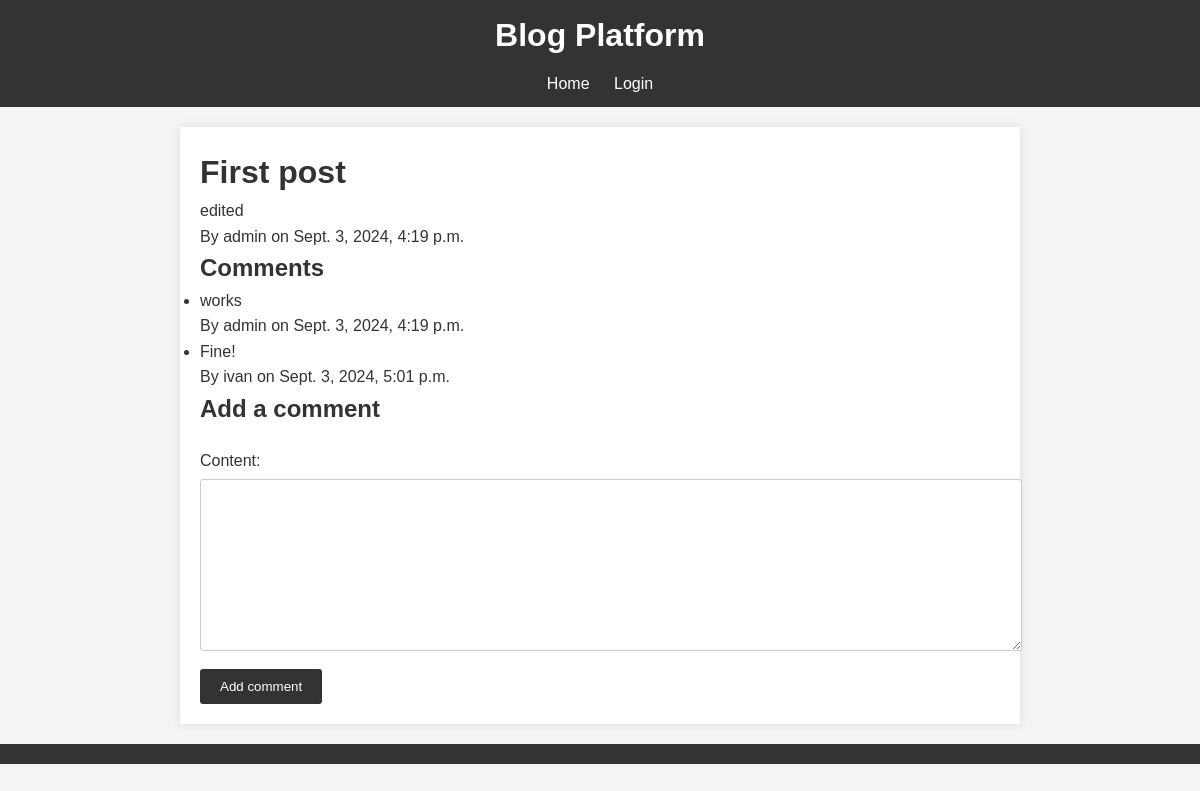
The app's page /post/1/ with its own data.
### blog/models.py (models this page shows, shortened)
class Post(models.Model):
    title = models.CharField(max_length=200)
    content = models.TextField()
    author = models.ForeignKey(User, on_delete=models.CASCADE)
    created_at = models.DateTimeField(auto_now_add=True)
    update_at = models.DateTimeField(auto_now=True)
    catagories = models.ManyToManyField(Category)
    tags =  models.ManyToManyField(Tag)

class Comment(models.Model):
    post = models.ForeignKey(Post, on_delete=models.CASCADE, related_name="comments")
    author = models.ForeignKey(User, on_delete=models.CASCADE)
    content = models.TextField()
    created_at = models.DateTimeField(auto_now_add=True)

### blog/views.py (the view)
# urls.py: path("post/<int:pk>/", views.post_detail, name="post_detail"),
def post_detail(request, pk):
    post = get_object_or_404(Post, pk=pk)
    if request.method == "POST":
        form = CommentForm(request.POST)
        if form.is_valid():
            comment = form.save(commit=False)
            comment.post = post
            comment.author = request.user
            comment.save()
            return redirect("post_detail", pk=post.pk)
    else:
        form = CommentForm()
    return render(request, "blog/post_detail.html", {"post": post, "form": form})

### blog/forms.py
class CommentForm(forms.ModelForm):
    class Meta:
        model = Comment
        fields = ["content"]

### blog/templates/blog/post_detail.html (shortened to what this page needs)
{% extends "base_generic.html" %}
{% block content %}
  <h1>{{ post.title }}</h1>
  <p>{{ post.content }}</p>
  <p>By {{ post.author.username }} on {{ post.created_at }}</p>
  <h2>Comments</h2>
  <ul>
    {% for comment in post.comments.all %}
      <li>
        <p>{{ comment.content }}</p>
        <p>By {{ comment.author.username }} on {{ comment.created_at }}</p>
      </li>
    {% endfor %}
  </ul>
  <h2>Add a comment</h2>
  <form method="post">
    {{ form.as_p }}
    <button type="submit">Add comment</button>
  </form>
{% endblock %}

### blog/templates/base_generic.html (shortened to what this page needs)
<!DOCTYPE html>
<html lang="en">
<head>
    {% load static %}
    <link rel="stylesheet" href="{% static 'css/styles.css' %}">
</head>
<body>
    <header>
        <h1>Blog Platform</h1>
        <nav>
            <a href="{% url 'post_list' %}">Home</a>
            {% if user.is_authenticated %}
                <a href="{% url 'logout' %}?next=/">Logout</a>
                <a href="{% url 'post_new' %}">New Post</a>
            {% else %}
                <a href="{% url 'login' %}">Login</a>
            {% endif %}
        </nav>
    </header>
    <main>
        {% block content %}
        {% endblock %}
    </main>
    <footer>
    </footer>
</body>
</html>

### static/css/styles.css (style rules this page uses)
body, h1, h2, h3, p, ul, li { margin: 0; padding: 0; box-sizing: border-box; }
body { font-family: Arial, sans-serif; background-color: #f4f4f4; color: #333; line-height: 1.6; }
main { max-width: 800px; margin: 20px auto; padding: 20px; background-color: #fff; box-shadow: 0 0 10px rgba(0, 0, 0, 0.1); }
header { background-color: #333; color: #fff; padding: 10px 0; text-align: center; }
header h1 { margin: 0; }
header nav { margin-top: 10px; }
header nav a { color: #fff; margin: 0 10px; text-decoration: none; }
footer { background-color: #333; color: #fff; text-align: center; padding: 10px 0; margin-top: 20px; }
form { margin-top: 20px; }
form label { display: block; margin-bottom: 5px; }
form input, form textarea { width: 100%; padding: 10px; margin-bottom: 10px; border: 1px solid #ccc; border-radius: 3px; }
form button { background-color: #333; color: #fff; padding: 10px 20px; border: none; border-radius: 3px; cursor: pointer; }

### records on screen
Post: title "First post", content "edited", author.username "admin", created_at "Sept. 3, 2024, 4:19 p.m."
Comment: content "works", author.username "admin", created_at "Sept. 3, 2024, 4:19 p.m."
Comment: content "Fine!", author.username "ivan", created_at "Sept. 3, 2024, 5:01 p.m."
